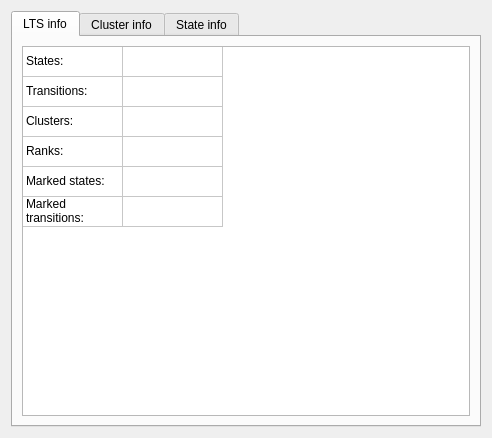
<?xml version="1.0" encoding="UTF-8"?>
<ui version="4.0">
 <class>InfoDialog</class>
 <widget class="QDialog" name="InfoDialog">
  <property name="geometry">
   <rect>
    <x>0</x>
    <y>0</y>
    <width>492</width>
    <height>438</height>
   </rect>
  </property>
  <property name="windowTitle">
   <string>Info</string>
  </property>
  <layout class="QHBoxLayout" name="horizontalLayout_4">
   <item>
    <widget class="QTabWidget" name="tabWidget">
     <property name="currentIndex">
      <number>0</number>
     </property>
     <widget class="QWidget" name="tab">
      <attribute name="title">
       <string>LTS info</string>
      </attribute>
      <layout class="QHBoxLayout" name="horizontalLayout">
       <item>
        <widget class="QTableWidget" name="ltsTable">
         <property name="selectionMode">
          <enum>QAbstractItemView::SingleSelection</enum>
         </property>
         <property name="selectionBehavior">
          <enum>QAbstractItemView::SelectRows</enum>
         </property>
         <attribute name="horizontalHeaderVisible">
          <bool>false</bool>
         </attribute>
         <attribute name="verticalHeaderVisible">
          <bool>false</bool>
         </attribute>
         <attribute name="verticalHeaderVisible">
          <bool>false</bool>
         </attribute>
         <attribute name="horizontalHeaderVisible">
          <bool>false</bool>
         </attribute>
         <row>
          <property name="text">
           <string>New Row</string>
          </property>
         </row>
         <row>
          <property name="text">
           <string>New Row</string>
          </property>
         </row>
         <row>
          <property name="text">
           <string>New Row</string>
          </property>
         </row>
         <row>
          <property name="text">
           <string>New Row</string>
          </property>
         </row>
         <row>
          <property name="text">
           <string>New Row</string>
          </property>
         </row>
         <row>
          <property name="text">
           <string>New Row</string>
          </property>
         </row>
         <column>
          <property name="text">
           <string>New Column</string>
          </property>
         </column>
         <column>
          <property name="text">
           <string>New Column</string>
          </property>
         </column>
         <item row="0" column="0">
          <property name="text">
           <string>States:</string>
          </property>
         </item>
         <item row="0" column="1">
          <property name="text">
           <string/>
          </property>
         </item>
         <item row="1" column="0">
          <property name="text">
           <string>Transitions:</string>
          </property>
         </item>
         <item row="1" column="1">
          <property name="text">
           <string/>
          </property>
         </item>
         <item row="2" column="0">
          <property name="text">
           <string>Clusters:</string>
          </property>
         </item>
         <item row="3" column="0">
          <property name="text">
           <string>Ranks:</string>
          </property>
         </item>
         <item row="4" column="0">
          <property name="text">
           <string>Marked states:</string>
          </property>
         </item>
         <item row="5" column="0">
          <property name="text">
           <string>Marked transitions:</string>
          </property>
         </item>
        </widget>
       </item>
      </layout>
     </widget>
     <widget class="QWidget" name="tab_2">
      <attribute name="title">
       <string>Cluster info</string>
      </attribute>
      <layout class="QHBoxLayout" name="horizontalLayout_2">
       <item>
        <widget class="QTableWidget" name="clusterTable">
         <attribute name="horizontalHeaderVisible">
          <bool>false</bool>
         </attribute>
         <attribute name="verticalHeaderVisible">
          <bool>false</bool>
         </attribute>
         <attribute name="verticalHeaderVisible">
          <bool>false</bool>
         </attribute>
         <attribute name="horizontalHeaderVisible">
          <bool>false</bool>
         </attribute>
         <row>
          <property name="text">
           <string>New Row</string>
          </property>
         </row>
         <row>
          <property name="text">
           <string>New Row</string>
          </property>
         </row>
         <row>
          <property name="text">
           <string>New Row</string>
          </property>
         </row>
         <column>
          <property name="text">
           <string>Key</string>
          </property>
         </column>
         <column>
          <property name="text">
           <string>Value</string>
          </property>
         </column>
         <item row="0" column="0">
          <property name="text">
           <string>Number of states:</string>
          </property>
         </item>
         <item row="2" column="0">
          <property name="text">
           <string>Parameter:</string>
          </property>
         </item>
        </widget>
       </item>
      </layout>
     </widget>
     <widget class="QWidget" name="tab_3">
      <attribute name="title">
       <string>State info</string>
      </attribute>
      <layout class="QHBoxLayout" name="horizontalLayout_3">
       <item>
        <widget class="QTableWidget" name="stateTable">
         <column>
          <property name="text">
           <string>Parameter</string>
          </property>
         </column>
         <column>
          <property name="text">
           <string>Value</string>
          </property>
         </column>
        </widget>
       </item>
      </layout>
     </widget>
    </widget>
   </item>
  </layout>
 </widget>
 <resources/>
 <connections/>
</ui>
